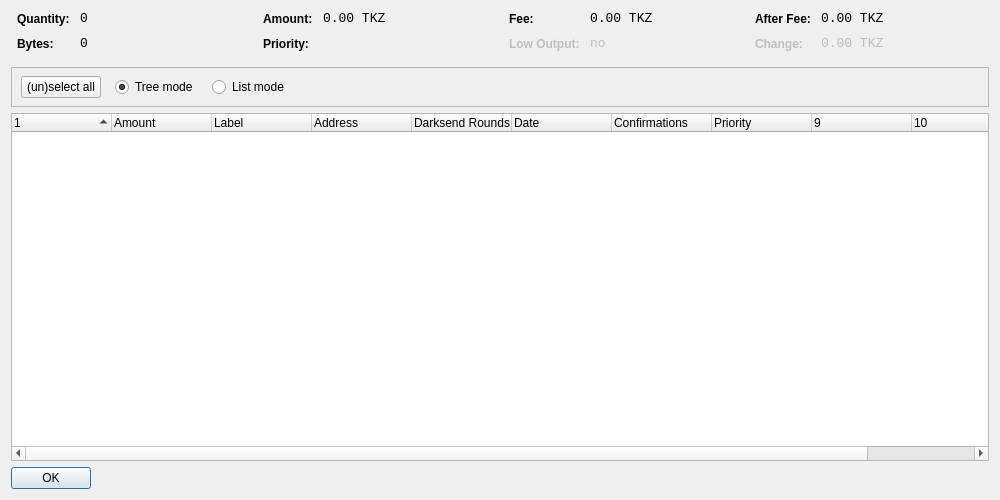
<?xml version="1.0" encoding="UTF-8"?>
<ui version="4.0">
 <class>CoinControlDialog</class>
 <widget class="QDialog" name="CoinControlDialog">
  <property name="geometry">
   <rect>
    <x>0</x>
    <y>0</y>
    <width>1000</width>
    <height>500</height>
   </rect>
  </property>
  <property name="windowTitle">
   <string>Coin Control</string>
  </property>
  <layout class="QVBoxLayout" name="verticalLayout">
   <item>
    <layout class="QHBoxLayout" name="horizontalLayoutTop" stretch="0,0,0,0">
     <property name="topMargin">
      <number>0</number>
     </property>
     <property name="bottomMargin">
      <number>10</number>
     </property>
     <item>
      <layout class="QFormLayout" name="formLayoutCoinControl1">
       <property name="horizontalSpacing">
        <number>10</number>
       </property>
       <property name="verticalSpacing">
        <number>10</number>
       </property>
       <property name="leftMargin">
        <number>6</number>
       </property>
       <property name="rightMargin">
        <number>6</number>
       </property>
       <item row="0" column="0">
        <widget class="QLabel" name="labelCoinControlQuantityText">
         <property name="styleSheet">
          <string notr="true">font-weight:bold;</string>
         </property>
         <property name="text">
          <string>Quantity:</string>
         </property>
        </widget>
       </item>
       <item row="0" column="1">
        <widget class="QLabel" name="labelCoinControlQuantity">
         <property name="font">
          <font>
           <family>Monospace</family>
           <pointsize>10</pointsize>
          </font>
         </property>
         <property name="cursor">
          <cursorShape>IBeamCursor</cursorShape>
         </property>
         <property name="contextMenuPolicy">
          <enum>Qt::ActionsContextMenu</enum>
         </property>
         <property name="text">
          <string notr="true">0</string>
         </property>
         <property name="textInteractionFlags">
          <set>Qt::LinksAccessibleByMouse|Qt::TextSelectableByKeyboard|Qt::TextSelectableByMouse</set>
         </property>
        </widget>
       </item>
       <item row="1" column="0">
        <widget class="QLabel" name="labelCoinControlBytesText">
         <property name="styleSheet">
          <string notr="true">font-weight:bold;</string>
         </property>
         <property name="text">
          <string>Bytes:</string>
         </property>
        </widget>
       </item>
       <item row="1" column="1">
        <widget class="QLabel" name="labelCoinControlBytes">
         <property name="font">
          <font>
           <family>Monospace</family>
           <pointsize>10</pointsize>
          </font>
         </property>
         <property name="cursor">
          <cursorShape>IBeamCursor</cursorShape>
         </property>
         <property name="contextMenuPolicy">
          <enum>Qt::ActionsContextMenu</enum>
         </property>
         <property name="text">
          <string notr="true">0</string>
         </property>
         <property name="textInteractionFlags">
          <set>Qt::LinksAccessibleByMouse|Qt::TextSelectableByKeyboard|Qt::TextSelectableByMouse</set>
         </property>
        </widget>
       </item>
      </layout>
     </item>
     <item>
      <layout class="QFormLayout" name="formLayoutCoinControl2">
       <property name="horizontalSpacing">
        <number>10</number>
       </property>
       <property name="verticalSpacing">
        <number>10</number>
       </property>
       <property name="leftMargin">
        <number>6</number>
       </property>
       <property name="rightMargin">
        <number>6</number>
       </property>
       <item row="0" column="0">
        <widget class="QLabel" name="labelCoinControlAmountText">
         <property name="styleSheet">
          <string notr="true">font-weight:bold;</string>
         </property>
         <property name="text">
          <string>Amount:</string>
         </property>
        </widget>
       </item>
       <item row="0" column="1">
        <widget class="QLabel" name="labelCoinControlAmount">
         <property name="font">
          <font>
           <family>Monospace</family>
           <pointsize>10</pointsize>
          </font>
         </property>
         <property name="cursor">
          <cursorShape>IBeamCursor</cursorShape>
         </property>
         <property name="contextMenuPolicy">
          <enum>Qt::ActionsContextMenu</enum>
         </property>
         <property name="text">
          <string notr="true">0.00 TKZ</string>
         </property>
         <property name="textInteractionFlags">
          <set>Qt::LinksAccessibleByMouse|Qt::TextSelectableByKeyboard|Qt::TextSelectableByMouse</set>
         </property>
        </widget>
       </item>
       <item row="1" column="0">
        <widget class="QLabel" name="labelCoinControlPriorityText">
         <property name="styleSheet">
          <string notr="true">font-weight:bold;</string>
         </property>
         <property name="text">
          <string>Priority:</string>
         </property>
        </widget>
       </item>
       <item row="1" column="1">
        <widget class="QLabel" name="labelCoinControlPriority">
         <property name="font">
          <font>
           <family>Monospace</family>
           <pointsize>10</pointsize>
          </font>
         </property>
         <property name="cursor">
          <cursorShape>IBeamCursor</cursorShape>
         </property>
         <property name="contextMenuPolicy">
          <enum>Qt::ActionsContextMenu</enum>
         </property>
         <property name="text">
          <string/>
         </property>
         <property name="textInteractionFlags">
          <set>Qt::LinksAccessibleByMouse|Qt::TextSelectableByKeyboard|Qt::TextSelectableByMouse</set>
         </property>
        </widget>
       </item>
      </layout>
     </item>
     <item>
      <layout class="QFormLayout" name="formLayoutCoinControl3">
       <property name="horizontalSpacing">
        <number>10</number>
       </property>
       <property name="verticalSpacing">
        <number>10</number>
       </property>
       <property name="leftMargin">
        <number>6</number>
       </property>
       <property name="rightMargin">
        <number>6</number>
       </property>
       <item row="0" column="0">
        <widget class="QLabel" name="labelCoinControlFeeText">
         <property name="styleSheet">
          <string notr="true">font-weight:bold;</string>
         </property>
         <property name="text">
          <string>Fee:</string>
         </property>
        </widget>
       </item>
       <item row="0" column="1">
        <widget class="QLabel" name="labelCoinControlFee">
         <property name="font">
          <font>
           <family>Monospace</family>
           <pointsize>10</pointsize>
          </font>
         </property>
         <property name="cursor">
          <cursorShape>IBeamCursor</cursorShape>
         </property>
         <property name="contextMenuPolicy">
          <enum>Qt::ActionsContextMenu</enum>
         </property>
         <property name="text">
          <string notr="true">0.00 TKZ</string>
         </property>
         <property name="textInteractionFlags">
          <set>Qt::LinksAccessibleByMouse|Qt::TextSelectableByKeyboard|Qt::TextSelectableByMouse</set>
         </property>
        </widget>
       </item>
       <item row="1" column="0">
        <widget class="QLabel" name="labelCoinControlLowOutputText">
         <property name="enabled">
          <bool>false</bool>
         </property>
         <property name="styleSheet">
          <string notr="true">font-weight:bold;</string>
         </property>
         <property name="text">
          <string>Low Output:</string>
         </property>
        </widget>
       </item>
       <item row="1" column="1">
        <widget class="QLabel" name="labelCoinControlLowOutput">
         <property name="enabled">
          <bool>false</bool>
         </property>
         <property name="font">
          <font>
           <family>Monospace</family>
           <pointsize>10</pointsize>
          </font>
         </property>
         <property name="cursor">
          <cursorShape>IBeamCursor</cursorShape>
         </property>
         <property name="contextMenuPolicy">
          <enum>Qt::ActionsContextMenu</enum>
         </property>
         <property name="text">
          <string notr="true">no</string>
         </property>
         <property name="textInteractionFlags">
          <set>Qt::LinksAccessibleByMouse|Qt::TextSelectableByKeyboard|Qt::TextSelectableByMouse</set>
         </property>
        </widget>
       </item>
      </layout>
     </item>
     <item>
      <layout class="QFormLayout" name="formLayoutCoinControl4">
       <property name="horizontalSpacing">
        <number>10</number>
       </property>
       <property name="verticalSpacing">
        <number>10</number>
       </property>
       <property name="leftMargin">
        <number>6</number>
       </property>
       <property name="rightMargin">
        <number>6</number>
       </property>
       <item row="0" column="0">
        <widget class="QLabel" name="labelCoinControlAfterFeeText">
         <property name="styleSheet">
          <string notr="true">font-weight:bold;</string>
         </property>
         <property name="text">
          <string>After Fee:</string>
         </property>
        </widget>
       </item>
       <item row="0" column="1">
        <widget class="QLabel" name="labelCoinControlAfterFee">
         <property name="font">
          <font>
           <family>Monospace</family>
           <pointsize>10</pointsize>
          </font>
         </property>
         <property name="cursor">
          <cursorShape>IBeamCursor</cursorShape>
         </property>
         <property name="contextMenuPolicy">
          <enum>Qt::ActionsContextMenu</enum>
         </property>
         <property name="text">
          <string notr="true">0.00 TKZ</string>
         </property>
         <property name="textInteractionFlags">
          <set>Qt::LinksAccessibleByMouse|Qt::TextSelectableByKeyboard|Qt::TextSelectableByMouse</set>
         </property>
        </widget>
       </item>
       <item row="1" column="0">
        <widget class="QLabel" name="labelCoinControlChangeText">
         <property name="enabled">
          <bool>false</bool>
         </property>
         <property name="styleSheet">
          <string notr="true">font-weight:bold;</string>
         </property>
         <property name="text">
          <string>Change:</string>
         </property>
        </widget>
       </item>
       <item row="1" column="1">
        <widget class="QLabel" name="labelCoinControlChange">
         <property name="enabled">
          <bool>false</bool>
         </property>
         <property name="font">
          <font>
           <family>Monospace</family>
           <pointsize>10</pointsize>
          </font>
         </property>
         <property name="cursor">
          <cursorShape>IBeamCursor</cursorShape>
         </property>
         <property name="contextMenuPolicy">
          <enum>Qt::ActionsContextMenu</enum>
         </property>
         <property name="text">
          <string notr="true">0.00 TKZ</string>
         </property>
         <property name="textInteractionFlags">
          <set>Qt::LinksAccessibleByMouse|Qt::TextSelectableByKeyboard|Qt::TextSelectableByMouse</set>
         </property>
        </widget>
       </item>
      </layout>
     </item>
    </layout>
   </item>
   <item>
    <widget class="QFrame" name="frame">
     <property name="minimumSize">
      <size>
       <width>0</width>
       <height>40</height>
      </size>
     </property>
     <property name="frameShape">
      <enum>QFrame::StyledPanel</enum>
     </property>
     <property name="frameShadow">
      <enum>QFrame::Sunken</enum>
     </property>
     <widget class="QWidget" name="horizontalLayoutWidget">
      <property name="geometry">
       <rect>
        <x>10</x>
        <y>0</y>
        <width>781</width>
        <height>41</height>
       </rect>
      </property>
      <layout class="QHBoxLayout" name="horizontalLayoutPanel" stretch="0,0,0,0,0">
       <property name="spacing">
        <number>14</number>
       </property>
       <item>
        <widget class="QPushButton" name="pushButtonSelectAll">
         <property name="sizePolicy">
          <sizepolicy hsizetype="Maximum" vsizetype="Fixed">
           <horstretch>0</horstretch>
           <verstretch>0</verstretch>
          </sizepolicy>
         </property>
         <property name="text">
          <string>(un)select all</string>
         </property>
        </widget>
       </item>
       <item>
        <widget class="QRadioButton" name="radioTreeMode">
         <property name="sizePolicy">
          <sizepolicy hsizetype="Maximum" vsizetype="Fixed">
           <horstretch>0</horstretch>
           <verstretch>0</verstretch>
          </sizepolicy>
         </property>
         <property name="text">
          <string>Tree mode</string>
         </property>
         <property name="checked">
          <bool>true</bool>
         </property>
        </widget>
       </item>
       <item>
        <widget class="QRadioButton" name="radioListMode">
         <property name="sizePolicy">
          <sizepolicy hsizetype="Maximum" vsizetype="Fixed">
           <horstretch>0</horstretch>
           <verstretch>0</verstretch>
          </sizepolicy>
         </property>
         <property name="text">
          <string>List mode</string>
         </property>
        </widget>
       </item>
       <item>
        <spacer name="horizontalSpacer">
         <property name="orientation">
          <enum>Qt::Horizontal</enum>
         </property>
         <property name="sizeHint" stdset="0">
          <size>
           <width>40</width>
           <height>20</height>
          </size>
         </property>
        </spacer>
       </item>
      </layout>
     </widget>
    </widget>
   </item>
   <item>
    <widget class="CoinControlTreeWidget" name="treeWidget">
     <property name="contextMenuPolicy">
      <enum>Qt::CustomContextMenu</enum>
     </property>
     <property name="sortingEnabled">
      <bool>false</bool>
     </property>
     <property name="columnCount">
      <number>11</number>
     </property>
     <attribute name="headerShowSortIndicator" stdset="0">
      <bool>true</bool>
     </attribute>
     <attribute name="headerStretchLastSection">
      <bool>false</bool>
     </attribute>
     <column>
      <property name="text">
       <string/>
      </property>
     </column>
     <column>
      <property name="text">
       <string>Amount</string>
      </property>
     </column>
     <column>
      <property name="text">
       <string>Label</string>
      </property>
     </column>
     <column>
      <property name="text">
       <string>Address</string>
      </property>
     </column>
     <column>
      <property name="text">
       <string>Darksend Rounds</string>
      </property>
    </column>
     <column>
      <property name="text">
       <string>Date</string>
      </property>
     </column>
     <column>
      <property name="text">
       <string>Confirmations</string>
      </property>
      <property name="toolTip">
       <string>Confirmed</string>
      </property>
     </column>
     <column>
      <property name="text">
       <string>Priority</string>
      </property>
     </column>
     <column>
      <property name="text">
       <string/>
      </property>
     </column>
     <column>
      <property name="text">
       <string/>
      </property>
     </column>
     <column>
      <property name="text">
       <string/>
      </property>
     </column>
     <column>
      <property name="text">
       <string/>
      </property>
     </column>
    </widget>
   </item>
   <item>
    <widget class="QDialogButtonBox" name="buttonBox">
     <property name="sizePolicy">
      <sizepolicy hsizetype="Maximum" vsizetype="Fixed">
       <horstretch>0</horstretch>
       <verstretch>0</verstretch>
      </sizepolicy>
     </property>
     <property name="orientation">
      <enum>Qt::Horizontal</enum>
     </property>
     <property name="standardButtons">
      <set>QDialogButtonBox::Ok</set>
     </property>
    </widget>
   </item>
  </layout>
 </widget>
 <customwidgets>
  <customwidget>
   <class>CoinControlTreeWidget</class>
   <extends>QTreeWidget</extends>
   <header>coincontroltreewidget.h</header>
  </customwidget>
 </customwidgets>
 <resources/>
 <connections/>
</ui>
